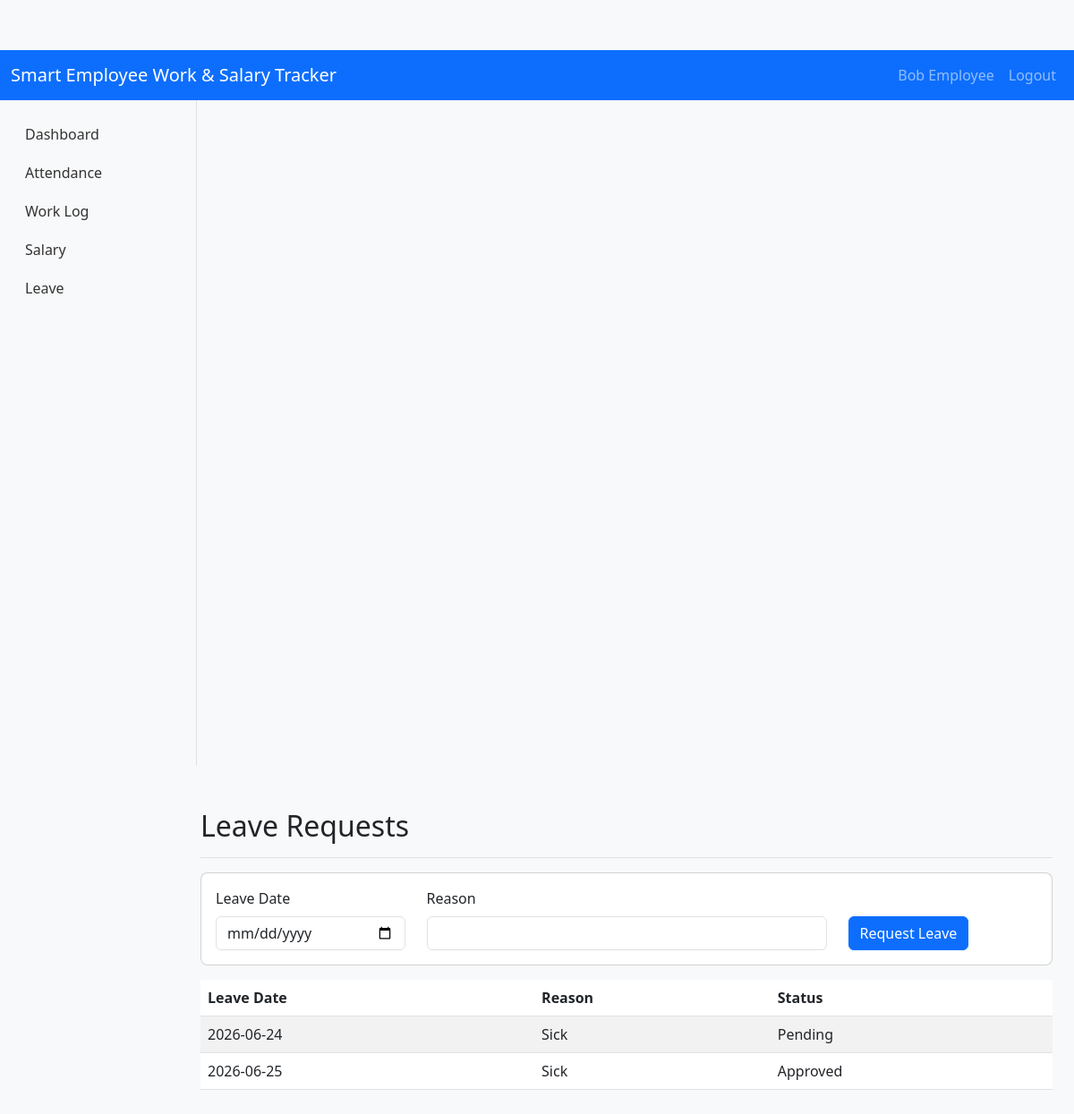
The app's page /leave (signed in) with its own data.
### tables this page shows
CREATE TABLE Employees (
        id INTEGER PRIMARY KEY AUTOINCREMENT,
        employee_id TEXT UNIQUE,
        name TEXT,
        email TEXT,
        password TEXT,
        department TEXT,
        role TEXT,
        base_salary REAL
    );

CREATE TABLE LeaveRequests (
        id INTEGER PRIMARY KEY AUTOINCREMENT,
        employee_id TEXT,
        leave_date TEXT,
        reason TEXT,
        status TEXT
    );

### app.py (the view, shortened to what this page needs)
@app.route('/leave', methods=['GET', 'POST'])
@login_required
def leave():
    emp_id = current_user.employee_id
    requests_ = query_db('SELECT * FROM LeaveRequests WHERE employee_id = ? ORDER BY id DESC LIMIT 50', (emp_id,))
    return render_template('leave.html', requests=requests_)

### app.py (called while the page is built)
def get_db():
    db = getattr(g, '_database', None)
    if db is None:
        db = g._database = sqlite3.connect(DB_PATH)
        db.row_factory = sqlite3.Row
    return db

@app.teardown_appcontext
def close_connection(exception):
    db = getattr(g, '_database', None)
    if db is not None:
        db.close()

def query_db(query, args=(), one=False):
    cur = get_db().execute(query, args)
    rv = cur.fetchall()
    cur.close()
    return (rv[0] if rv else None) if one else rv

@login_manager.user_loader
def load_user(user_id):
    return User.get_by_id(user_id)

    @staticmethod
    def get_by_id(id_):
        row = query_db('SELECT * FROM Employees WHERE id = ?', (id_,), one=True)
        if row:
            return User(row['id'], row['employee_id'], row['name'], row['email'], row['role'])
        return None

### templates/leave.html
{% extends 'base.html' %}
{% block content %}
<div class="pt-3 pb-2 mb-3 border-bottom">
  <h1 class="h2">Leave Requests</h1>
</div>
<div class="card mb-3">
  <div class="card-body">
    <form method="POST">
      <div class="row">
        <div class="col-md-3">
          <label class="form-label">Leave Date</label>
          <input type="date" name="leave_date" class="form-control" required>
        </div>
        <div class="col-md-6">
          <label class="form-label">Reason</label>
          <input type="text" name="reason" class="form-control" required>
        </div>
        <div class="col-md-3 d-flex align-items-end">
          <button class="btn btn-primary">Request Leave</button>
        </div>
      </div>
    </form>
  </div>
</div>
<div class="table-responsive">
  <table class="table table-striped">
    <thead>
      <tr>
        <th>Leave Date</th>
        <th>Reason</th>
        <th>Status</th>
      </tr>
    </thead>
    <tbody>
      {% for r in requests %}
      <tr>
        <td>{{ r['leave_date'] }}</td>
        <td>{{ r['reason'] }}</td>
        <td>{{ r['status'] }}</td>
      </tr>
      {% else %}
      <tr><td colspan="3" class="text-center">No leave requests yet.</td></tr>
      {% endfor %}
    </tbody>
  </table>
</div>
{% endblock %}

### templates/base.html (shortened to what this page needs)
<!doctype html>
<html lang="en">
  <head>
    <link href="https://cdn.jsdelivr.net/npm/bootstrap@5.3.0/dist/css/bootstrap.min.css" rel="stylesheet">
    <link rel="stylesheet" href="/static/css/style.css">
  </head>
  <body>
    <nav class="navbar navbar-expand-lg navbar-dark bg-primary">
      <div class="container-fluid">
        <a class="navbar-brand" href="#">Smart Employee Work & Salary Tracker</a>
        <div class="collapse navbar-collapse" id="navbarSupportedContent">
          <ul class="navbar-nav ms-auto mb-2 mb-lg-0">
            {% if current_user.is_authenticated %}
            <li class="nav-item">
              <a class="nav-link" href="#">{{ current_user.name }}</a>
            </li>
            <li class="nav-item">
              <a class="nav-link" href="{{ url_for('logout') }}">Logout</a>
            </li>
            {% else %}
            <li class="nav-item">
              <a class="nav-link" href="{{ url_for('login') }}">Login</a>
            </li>
            {% endif %}
          </ul>
        </div>
      </div>
    </nav>
    <div class="container-fluid">
      <div class="row">
        <nav id="sidebar" class="col-md-2 d-none d-md-block bg-light sidebar">
          <div class="position-sticky">
            <ul class="nav flex-column sidebar-nav">
              {% if current_user.is_authenticated and current_user.role == 'Admin' %}
              <li class="nav-item"><a class="nav-link" href="{{ url_for('admin_dashboard') }}">Admin Dashboard</a></li>
              <li class="nav-item"><a class="nav-link" href="{{ url_for('employee_management') }}">Manage Employees</a></li>
              <li class="nav-item"><a class="nav-link" href="{{ url_for('salary_report') }}">Salary Report</a></li>
              <li class="nav-item"><a class="nav-link" href="{{ url_for('admin_leaves') }}">Leave Requests</a></li>
              <li class="nav-item"><a class="nav-link" href="{{ url_for('analytics') }}">Analytics</a></li>
              {% elif current_user.is_authenticated %}
              <li class="nav-item"><a class="nav-link" href="{{ url_for('dashboard') }}">Dashboard</a></li>
              <li class="nav-item"><a class="nav-link" href="{{ url_for('attendance') }}">Attendance</a></li>
              <li class="nav-item"><a class="nav-link" href="{{ url_for('worklog') }}">Work Log</a></li>
              <li class="nav-item"><a class="nav-link" href="{{ url_for('salary') }}">Salary</a></li>
              <li class="nav-item"><a class="nav-link" href="{{ url_for('leave') }}">Leave</a></li>
              {% endif %}
            </ul>
          </div>
        </nav>
        <main class="col-md-9 ms-sm-auto col-lg-10 px-md-4">
          {% block content %}{% endblock %}
        </main>
      </div>
    </div>
  </body>
</html>

### static/css/style.css (style rules this page uses)
body { padding-top: 56px; background-color: #f8f9fa; }
#sidebar { height: 100vh; position: fixed; top: 56px; left: 0; padding-top: 1rem; border-right: 1px solid #dee2e6; }
.sidebar-nav a { padding: 0.6rem 1rem; display: block; color: #333; }
#sidebar { width: 220px; position: sticky; top: 56px; height: calc(100vh - 56px); overflow-y: auto; }
main { margin-left: 0; padding: 1rem; }
.card { border-radius: 8px; }

### records on screen
Employees: name "Bob Employee"
LeaveRequests: leave_date "2026-06-24", reason "Sick", status "Pending"
LeaveRequests: leave_date "2026-06-25", reason "Sick", status "Approved"
